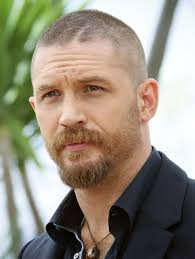
#> input picture index.jpeg, 195 x 259 px
$ python detecting_corners.py
#> lines starting #> are read from the running program, lines starting #| are printed output that depends on the picture; after the words box and inside, x2 and y2 are one past the last pixel; in counts of white or black regions, pixels touching at a corner belong together
#!/usr/bin/env python3
# -*- coding: utf-8 -*-
"""
Created on Thu Feb  6 12:32:24 2020

@author: dev
"""

#%%
import cv2
import numpy as np
import matplotlib.pyplot as plt

image_bgr = cv2.imread("index.jpeg")
#> image_bgr is the input picture: shape (259, 195, 3); mean B, G, R 125.1, 140.8, 148.9
image_gray = cv2.cvtColor(image_bgr, cv2.COLOR_BGR2GRAY)
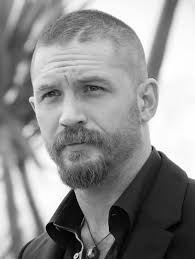
#> image_gray: shape (259, 195); min 0, max 255, mean 141.5
image_gray = np.float32(image_gray)
# Set corner detector parameters
block_size = 2
aperture = 29
free_parameter = 0.04
# Detect corners
detector_responses = cv2.cornerHarris(image_gray,
block_size,
aperture,
free_parameter)
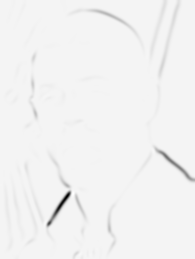
#> detector_responses: shape (259, 195) float32; min -1.24e+37, max 5.23e+35, mean -inf; drawn with min black and max white
# Large corner markers
detector_responses = cv2.dilate(detector_responses, None)

# Only keep detector responses greater than threshold, mark as white
threshold = 0.02
image_bgr[detector_responses >
threshold *
detector_responses.max()] = [255,255,255]
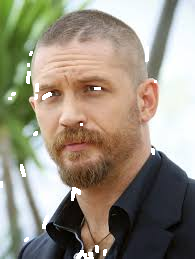
#> image_bgr: shape (259, 195, 3); 1.49% of pixels changed, all inside (x1, y1, x2, y2) = (0, 46, 157, 259)
# Convert to grayscale
image_gray = cv2.cvtColor(image_bgr, cv2.COLOR_BGR2GRAY)
# Show image
plt.imshow(image_gray, cmap="gray"), plt.axis("off")
plt.show()


#%%
# =============================================================================
#
# point circle on detected corner
#
# =============================================================================
# Load images
image_bgr = cv2.imread('index.jpeg')
image_gray = cv2.cvtColor(image_bgr, cv2.COLOR_BGR2GRAY)
# Number of corners to detect
corners_to_detect = 10
minimum_quality_score = 0.05
minimum_distance = 25

corners = cv2.goodFeaturesToTrack(image_gray,
corners_to_detect,
minimum_quality_score,
minimum_distance)
#> corners = [[152, 146], [88, 254], [70, 188], [32, 95], [109, 233], [52, 223], [148, 77], [64, 127], [188, 177], [91, 90]]
corners = np.float32(corners)
# Draw white circle at each corner
for corner in corners:
    x, y = corner[0]
    cv2.circle(image_bgr, (x,y), 10, (255,255,255), -1)
#> this loop made 10 passes
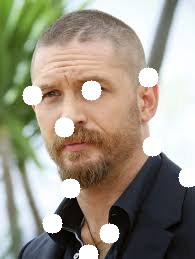
#> image_bgr: shape (259, 195, 3); 6.06% of pixels changed, all inside (x1, y1, x2, y2) = (22, 67, 195, 259)
# Convert to grayscale
image_rgb = cv2.cvtColor(image_bgr, cv2.COLOR_BGR2GRAY)
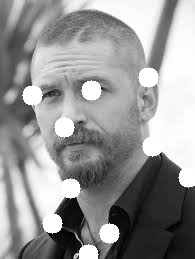
#> image_rgb: shape (259, 195); min 0, max 255, mean 149.3
# Show image
plt.imshow(image_rgb, cmap='gray'), plt.axis("off")
plt.show()
